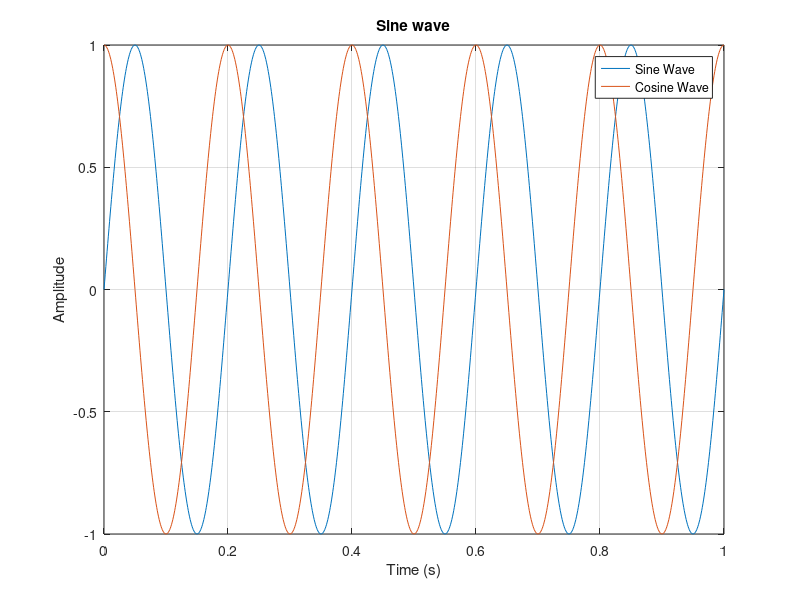

MATLAB code for this plot:
clc;

clear;

close all;



A = 1;

f = 5;

t = 0:0.001:1;



y1 = A * sin(2*pi*f*t);

y2 = A * cos(2*pi*f*t);


disp(t);


figure;

plot(t,y1);
hold on;

plot(t,y2)
hold off;
grid on;

legend('Sine Wave', 'Cosine Wave');
title("Sine wave");

xlabel("Time (s)");

ylabel("Amplitude");
